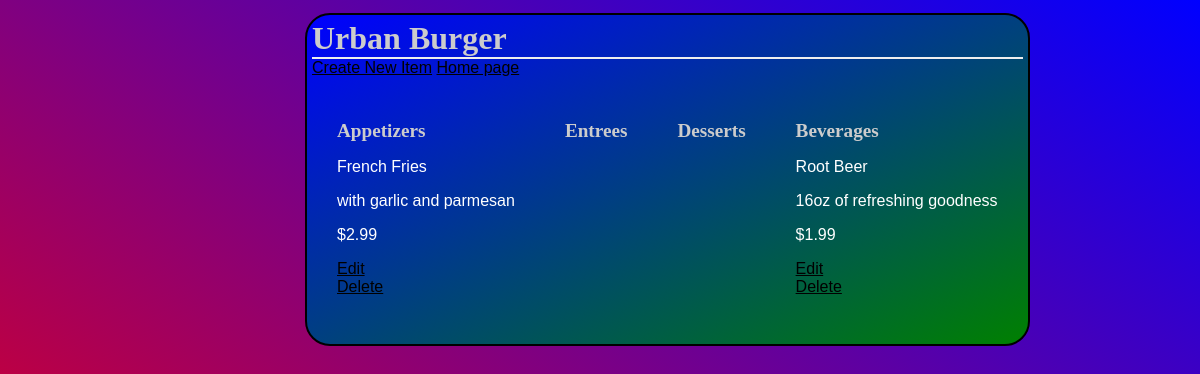
Page /restaurants/1/menu/ on the earlier database version.
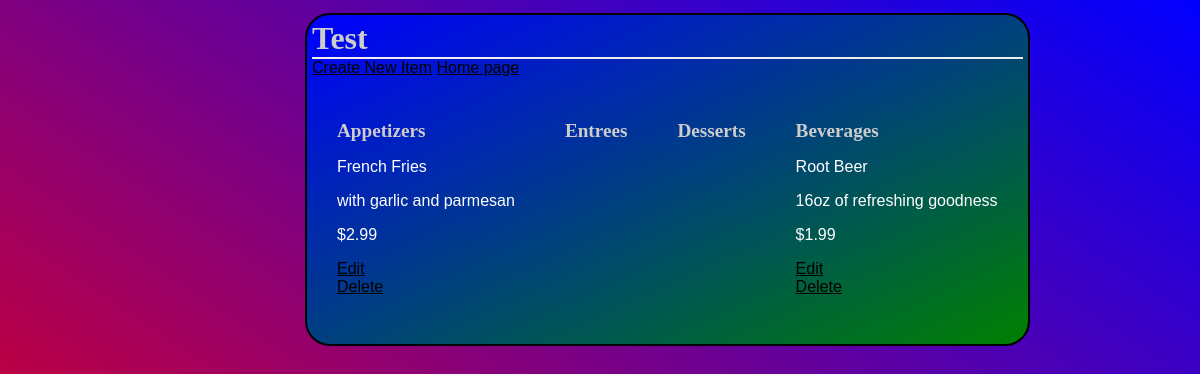
Same page on the later database version.
### database_setup.py (models this page shows)
class Restaurant(Base):
    __tablename__ = 'restaurant'
    id = Column(Integer, primary_key=True)
    name = Column(String(250), nullable=False)

### server.py (the view)
@app.route('/restaurants/<int:restaurant_id>/')
@app.route('/restaurants/<int:restaurant_id>/menu/')
def Menu(restaurant_id):
	restaurant = session.query(Restaurant).filter_by(id=restaurant_id).one()
	items = session.query(MenuItem).filter_by(restaurant_id=restaurant_id).all()
	return render_template('menu.html', items=items, restaurant=restaurant)

### templates/menu.html (shortened to what this page needs)
<html>
	<head>
		<link rel="stylesheet" type="text/css" href="{{url_for('static', filename='design.css')}}">
	</head>
	<body>
		<div class='pane'>
		<h1>{{restaurant.name}}</h1>
		{% if items !=[] %}
		<a href="{{url_for('Menu_new', restaurant_id=restaurant.id)}}">Create New Item</a>
		<a href="{{url_for('showAll')}}">Home page</a>
		<br><br>
		<div style="float: left; padding: 25px;">
			<h2>Appetizers</h2>
				{% for i in items %}
				{% if i.course == 'Appetizer' %}
				<p>{{i.name}}</p>
				<p>{{i.description}}</p>
				<p>{{i.price}}</p>
				<a href="{{url_for('Menu_edit', restaurant_id=restaurant.id, menu_id=i.id)}}">Edit</a><br>
				<a href="{{url_for('Menu_delete', restaurant_id=restaurant.id, menu_id=i.id)}}">Delete</a><br>
				<br>
				{% endif %}
				{% endfor %}
			</div>
			<div style="float: left; padding: 25px;">
			<h2>Entrees</h2>
			</div>
			<div style="float: left; padding: 25px;">
			<h2>Desserts</h2>
			</div>
			<div style="float: left; padding: 25px;">
			<h2>Beverages</h2>
				{% for i in items %}
				{% if i.course == 'Beverage' %}
				<p>{{i.name}}</p>
				<p>{{i.description}}</p>
				<p>{{i.price}}</p>
				<a href="{{url_for('Menu_edit', restaurant_id=restaurant.id, menu_id=i.id)}}">Edit</a><br>
				<a href="{{url_for('Menu_delete', restaurant_id=restaurant.id, menu_id=i.id)}}">Delete</a><br>
				<br>
				{%endif%}
				{% endfor %}
				{% else %}
				<p>You currently have no menu items</p>
				<a href="{{url_for('Menu_new', restaurant_id=restaurant.id)}}"></a>
				{% endif %}
			</div>
		</div>
	</body>
</html>

Differences in the rows shown:
changed Restaurant: name "Urban Burger" → "Test"
